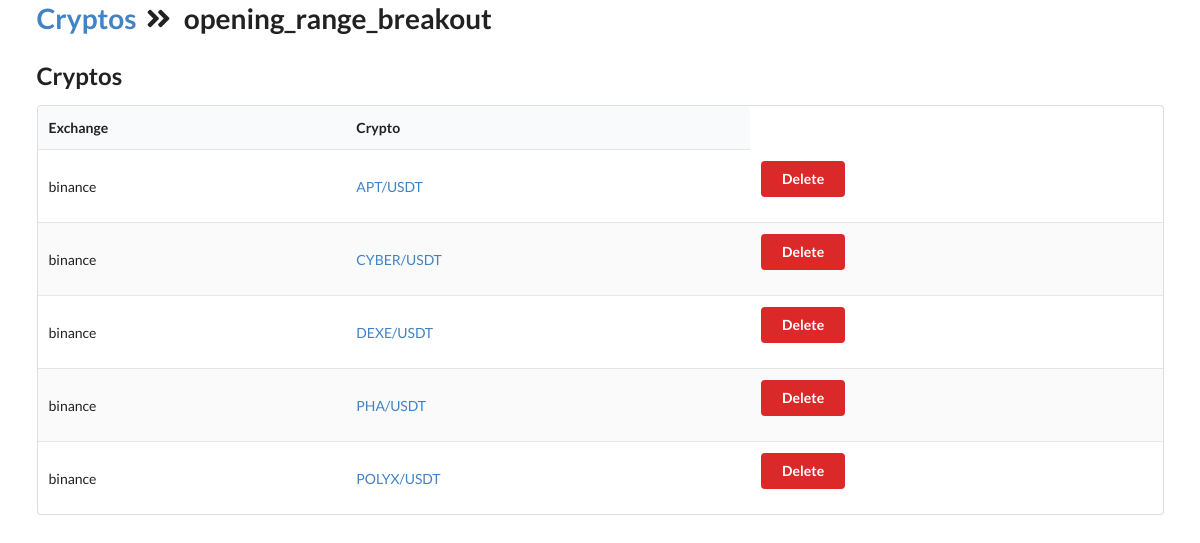
Page /strategy/1 on the committed database.
### tables this page shows
CREATE TABLE strategy (
        id INTEGER PRIMARY KEY,
        name NOT NULL
    );

CREATE TABLE crypto_strategy (
        id INTEGER PRIMARY KEY,
        crypto_id INTEGER NOT NULL,
        strategy_id INTEGER NOT NULL,
        FOREIGN KEY (crypto_id) REFERENCES cryptos (id)
        FOREIGN KEY (strategy_id) REFERENCES strategy (id)
    );

CREATE TABLE cryptos (
        id INTEGER PRIMARY KEY,
        symbol TEXT NOT NULL UNIQUE,
        symboshort TEXT NOT NULL UNIQUE,
        exchange TEXT NOT NULL        
    );

### main.py (the view)
@app.get("/strategy/{strategy_id}")
def strategy(request:Request, strategy_id):
    connection = sqlite3.connect(config.DB_FILE)
    connection.row_factory = sqlite3.Row
    cursor = connection.cursor()
    cursor.execute("""
        SELECT id, name
        FROM strategy
        WHERE id = ?
    """, (strategy_id,))
    strategy = cursor.fetchone()
    cursor.execute("""
        SELECT symbol, exchange, symboshort, crypto_strategy.id as crypto_strategy_id FROM cryptos JOIN crypto_strategy on crypto_strategy.crypto_id = cryptos.id
        WHERE strategy_id = ?
        ORDER BY exchange, symbol
    """, (strategy_id,))
    cryptos = cursor.fetchall()
    return templates.TemplateResponse("strategy.html", {"request": request, "cryptos":cryptos, "strategy":strategy})

### templates/strategy.html (shortened to what this page needs)
{% extends "layout.html" %}
{% block content %}
    <h1><a href="/">Cryptos</a>
        <i class="angle double right icon"></i>
        {{ strategy.name }}
    </h1>
    <h2> Cryptos </h2>
    <table class="ui striped table">
        <thead>
            <th>Exchange</th>
            <th>Crypto</th>
        </thead>
        <tbody>
            {% for crypto in cryptos %}
            <tr>
                <td>{{ crypto.exchange }}</td>
                <td><a href="/crypto/{{ crypto.symboshort }}">{{ crypto.symbol }}</a></td>
                <td>
                    <form action="/delete_crypto_strategy" method="post">
                        <button type="submit" class="ui button red">Delete</button>
                    </form>
                </td>
            </tr>
            {% endfor %}
        </tbody>
    </table>
{% endblock %}

### templates/layout.html (shortened to what this page needs)
<html>
    <head>
        <link rel="stylesheet" href="https://cdn.jsdelivr.net/npm/semantic-ui@2.5.0/dist/semantic.min.css">
    </head>
    <body>
        <div class="ui container">
            {% block content %}
            {% endblock %}
        </div>
    </body>
</html>

### rows in the picture
strategy: name "opening_range_breakout"
crypto_strategy: exchange "binance", symbol "APT/USDT"
crypto_strategy: exchange "binance", symbol "CYBER/USDT"
crypto_strategy: exchange "binance", symbol "DEXE/USDT"
crypto_strategy: exchange "binance", symbol "PHA/USDT"
crypto_strategy: exchange "binance", symbol "POLYX/USDT"
